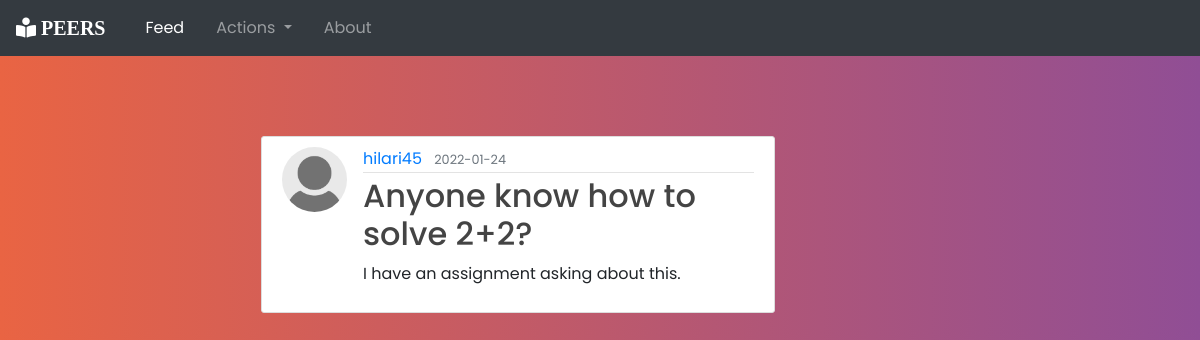
/post/1, run on the app's committed database.
### thebuzz/models.py (models this page shows, shortened)
class User(db.Model, UserMixin):
    id = db.Column(db.Integer, primary_key=True)
    username = db.Column(db.String(20), unique=True, nullable=False)
    email = db.Column(db.String(120), unique=True, nullable=False)
    image_file = db.Column(db.String(20), nullable=False, default='default.jpg')
    password = db.Column(db.String(60), nullable=False)
    posts = db.relationship('Post', backref='author', lazy=True)

class Post(db.Model):
    id = db.Column(db.Integer, primary_key=True)
    title = db.Column(db.String(100), nullable=False)
    date_posted = db.Column(db.DateTime, nullable=False, default=datetime.utcnow)
    content = db.Column(db.Text, nullable=False)
    user_id = db.Column(db.Integer, db.ForeignKey('user.id'), nullable=False)

### thebuzz/routes.py (the view)
@app.route("/post/<int:post_id>", methods=['POST', 'GET'])
def post(post_id):
    post = Post.query.get_or_404(post_id)
    return render_template('post.html', title=post.title, post=post)

### thebuzz/templates/post.html (shortened to what this page needs)
{% extends "layout.html" %}
{% block content %}
<article class="media content-section">
    <img class="rounded-circle article-img"
         src="{{ url_for('static', filename='profile_pics/' + post.author.image_file) }}">
    <div class="media-body">
        <div class="article-metadata">
            <a class="mr-2" href="{{ url_for('user_posts')}}">{{ post.author.username }}</a>
            <small class="text-muted">{{ post.date_posted.strftime('%Y-%m-%d') }}</small>
        </div>
        <h2 class="article-title">{{ post.title }}</h2>
        <p class="article-content">{{ post.content }}</p>
    </div>
</article>
{% endblock %}

### thebuzz/static/main.css (style rules this page uses)
body { background: #654ea3; background: linear-gradient(to right, #e96443, #904e95); font-family: "Poppins", sans-serif; font-weight: 300 min-height: 150vh; overflow-x: hidden }
h1, h2, h3, h4, h5, h6 { color: #444444; }
.content-section { margin-top: 5rem; margin-left: 13.5rem; background: #ffffff; padding: 10px 20px; border: 1px solid #dddddd; border-radius: 3px; margin-bottom: 20px; }
.article-title { color: #444444; }
.article-content { white-space: pre-line; }
.article-img { height: 65px; width: 65px; margin-right: 16px; }
.article-metadata { padding-bottom: 1px; margin-bottom: 4px; border-bottom: 1px solid #e3e3e3 }

### data on the page
User: image_file (placeholder picture), author.username "hilari45"
Post: date_posted "2022-01-24", title "Anyone know how to solve 2+2?", content "I have an assignment asking about this."
